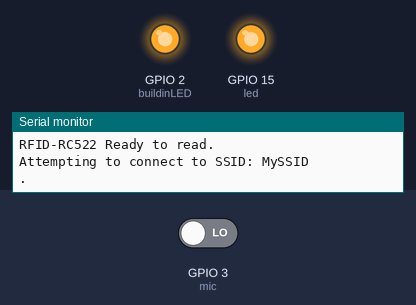
Recording of a sketch running on a simulated ESP8266 (NodeMCU). Shown: output pins drawn as LEDs (lit = HIGH), the last lines printed to the serial monitor. The inputs (shaded band) are chosen by the test bench; at power-on: GPIO 3 (mic) LOW. WiFi joins after 1.5 s; servers stay silent unless stated.

Above: at 0.1 s.
At 4.2 s:
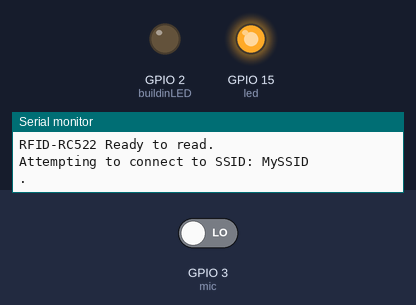
4.3 s: GPIO 3 (mic) driven HIGH
At 5.9 s:
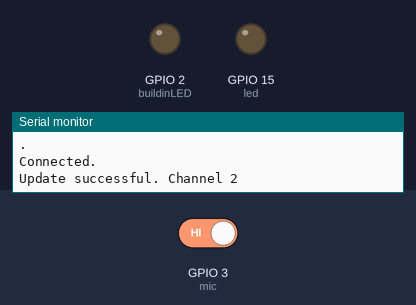
Timing chart, 0 to 22.9 s (numbered marks = the images above; inputs shaded):
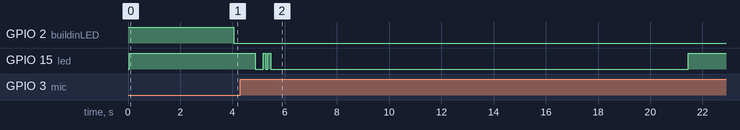

The sketch:

RFID_RC522_IOT_thingspeak.ino
```cpp
#include <ESP8266WiFi.h>
#include <MFRC522.h>
#include "ThingSpeak.h"
#include "secrets.h"

#define led 15
#define mic 3
#define micanaloge A0
#define buildinLED 2
#define SS_PIN 4   // Define the SS (Slave Select) pin
#define RST_PIN 5  // Define the RST pin

MFRC522 mfrc522(SS_PIN, RST_PIN);  // Create an MFRC522 instance

char ssid[] = SECRET_SSID;  // your network SSID (name)
char pass[] = SECRET_PASS;  // your network password
int keyIndex = 0;           // your network key Index number (needed only for WEP)
WiFiClient client;

unsigned long myChannelNumber = SECRET_CH_ID;
const char *myWriteAPIKey = SECRET_WRITE_APIKEY;
bool micLogic = 1;

void setup() {
  Serial.begin(115200);  // Initialize serial
  while (!Serial) {
    ;  // wait for the serial port to connect. Needed for Leonardo native USB port only
  }
  pinMode(mic, INPUT);
  pinMode(micanaloge, INPUT);
  pinMode(led, OUTPUT);
  pinMode(buildinLED, OUTPUT);
  digitalWrite(buildinLED, HIGH);

  WiFi.mode(WIFI_STA);
  ThingSpeak.begin(client);  // Initialize ThingSpeak
  SPI.begin();               // Initiate SPI bus
  mfrc522.PCD_Init();        // Initiate MFRC522
  Serial.println("RFID-RC522 Ready to read.");
  digitalWrite(led, HIGH);
}
void loop() {
  // Connect or reconnect to WiFi
  // int micValue = analogRead(micanaloge);
  // Serial.println(micValue);

  digitalWrite(led, HIGH);
  if (WiFi.status() != WL_CONNECTED) {
    Serial.print("Attempting to connect to SSID: ");
    digitalWrite(buildinLED, HIGH);
    Serial.println(SECRET_SSID);
    while (WiFi.status() != WL_CONNECTED) {
      WiFi.begin(ssid, pass);  // Connect to WPA/WPA2 network. Change this line if using an open or WEP network
      Serial.print(".");
      delay(4000);
      digitalWrite(buildinLED, LOW);
      delay(800);
      digitalWrite(buildinLED, HIGH);
    }
    digitalWrite(buildinLED, LOW);
    Serial.println("\nConnected.");
  }
  // Look for new cards
  if (mfrc522.PICC_IsNewCardPresent() && mfrc522.PICC_ReadCardSerial()) {
    // Concatenate UID bytes into an unsigned int
    digitalWrite(led, LOW);
    unsigned int uidValue = 0;
    for (byte i = 0; i < mfrc522.uid.size; i++) {
      uidValue = (uidValue << 8) | mfrc522.uid.uidByte[i];
    }

    // Show UID on the serial monitor
    Serial.print("UID Tag: ");
    for (byte i = 0; i < mfrc522.uid.size; i++) {
      Serial.print(mfrc522.uid.uidByte[i], DEC);
    }
    Serial.println();

    // Print UID value as an unsigned int
    Serial.print("UID Value: ");
    Serial.println(uidValue);

    // Convert UID to String and write to ThingSpeak
    String uidString = String(uidValue);
    int x = ThingSpeak.writeField(myChannelNumber, 1, uidString, myWriteAPIKey);
    state(x, 1);
    // delay(10000);  // Delay to avoid reading the same card multiple times
  }
  if (digitalRead(mic) && micLogic) {
    digitalWrite(led, LOW);
    int x = ThingSpeak.writeField(myChannelNumber, 2, 1, myWriteAPIKey);
    state(x, 2);
    micLogic = false;
    // delay(10000);

  } else if (!digitalRead(mic) && !micLogic) {
    digitalWrite(led, LOW);
    int x = ThingSpeak.writeField(myChannelNumber, 2, 0, myWriteAPIKey);
    state(x, 2);
    micLogic = true;
    delay(1000);
  }
  // delay(1);
}
void state(int x, int c) {
  if (x == 200) {
    Serial.println("Update successful. Channel " + String(c));
    digitalWrite(led, HIGH);
    delay(100);
    digitalWrite(led, LOW);
    delay(80);
    digitalWrite(led, HIGH);
    delay(100);
    digitalWrite(led, LOW);
    delay(16000);
  } else {
    Serial.println("Problem updating channel. HTTP error code " + String(x));
    delay(10000);
  }
}
```

secrets.h
```cpp
#define SECRET_SSID "MySSID"     // replace MySSID with your WiFi network name
#define SECRET_PASS "MyPassword" // replace MyPassword with your WiFi password

#define SECRET_CH_ID 0000000      // replace 0000000 with your channel number
#define SECRET_WRITE_APIKEY "xyz" // replace XYZ with your channel write API Key
```

Measured:
- after the input at 4.3 s, GPIO 15 (led): goes LOW 0.30 s, HIGH 0.10 s, LOW 0.08 s, HIGH 0.10 s, LOW 16.0 s, then HIGH, starting after 0.58 s
